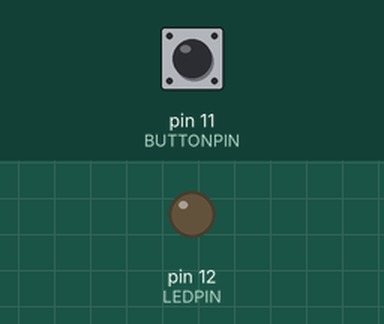
A sketch run on a simulated Arduino Uno, built with avr-gcc and run on an emulated ATmega328P. Parts: output pins drawn as LEDs (lit = HIGH). Inputs (shaded band) come from the test bench; at power-on: pin 11 (BUTTONPIN) HIGH.

Above: at 1.2 s.
1.3 s: pin 11 (BUTTONPIN) pulled LOW for 0.15 s
At 2.3 s:
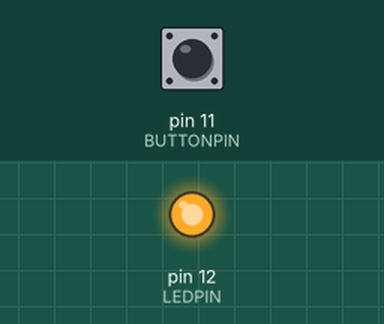
2.9 s: pin 11 (BUTTONPIN) pulled LOW for 1 s
At 3.5 s:
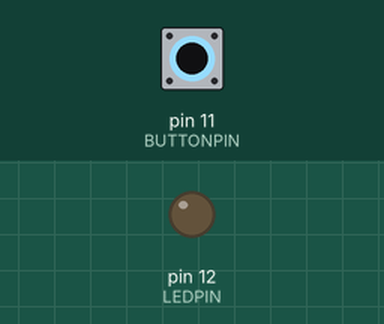
5.4 s: pin 11 (BUTTONPIN) pulled LOW for 3.2 s
At 6.6 s:
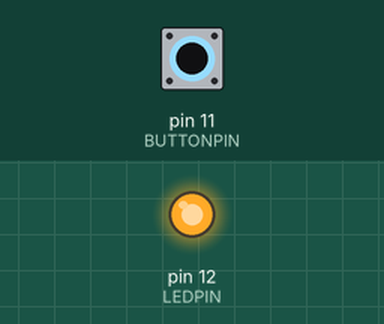
Timing chart, 0 to 8.4 s (numbered marks = the images above; inputs shaded):
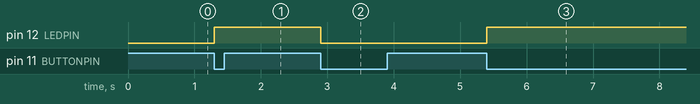

The sketch:

2.ino
```cpp
#define LEDPIN 12
#define BUTTONPIN 11

void setup() {
  pinMode(LEDPIN, OUTPUT);
  pinMode(BUTTONPIN, INPUT);
  digitalWrite(LEDPIN, LOW); //Init LED to off
  digitalWrite(BUTTONPIN, HIGH); //Enable internal pull-up for switch input
}

void loop() {
  if(!digitalRead(BUTTONPIN)) {
    changeState();
    /* Wait for the switch to be open again */
    while(1) {
      if(digitalRead(BUTTONPIN)) {
        break;
      }
    }
  }
}

void changeState() {
    digitalWrite(LEDPIN, !digitalRead(LEDPIN));
}
```

Measured:
- after the input at 1.3 s, pin 12 (LEDPIN): LOW → HIGH at once
- after the input at 2.9 s, pin 12 (LEDPIN): HIGH → LOW at once
- after the input at 5.4 s, pin 12 (LEDPIN): LOW → HIGH at once
